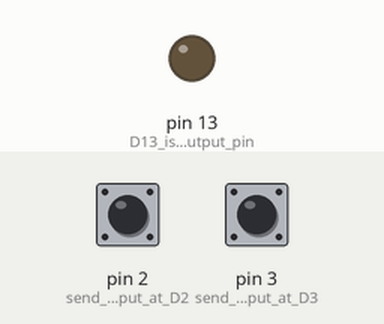
A sketch run on a simulated Arduino Uno, built with avr-gcc and run on an emulated ATmega328P. Parts: output pins drawn as LEDs (lit = HIGH). The inputs (shaded band) are chosen by the test bench; at power-on: pin 2 (send_button_is_put_at_D2) HIGH, pin 3 (send_button_is_put_at_D3) HIGH. What the sketch prints to the serial monitor is not drawn.

Above: at 1.2 s.
1.3 s: pin 2 (send_button_is_put_at_D2) pulled LOW for 0.15 s
At 1.8 s:
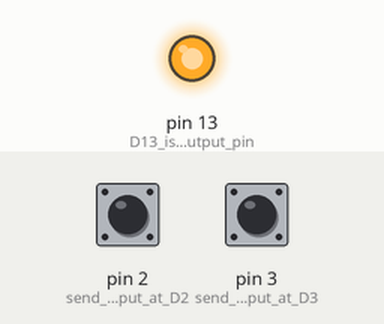
4.4 s: pin 2 (send_button_is_put_at_D2) pulled LOW for 3.2 s
At 14.6 s:
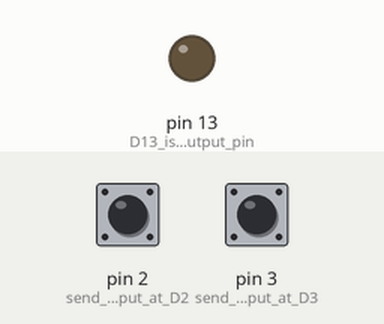
Timing chart, 0 to 15.1 s (numbered marks = the images above; inputs shaded):
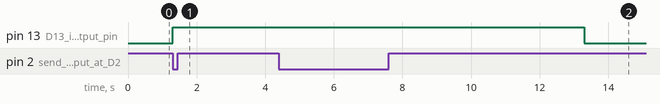

Measured:
- after the input at 1.3 s, pin 13 (D13_is_output_pin): LOW → HIGH at once
- after the input at 4.4 s, pin 13 (D13_is_output_pin): HIGH → LOW after 8.9 s instead of 2.9 s

The sketch:

M590_UNO_sms_sender_3buttons_ver1m0.ino
```cpp
// http://letsplaywitharduino.blogspot.in/p/gsm-modem-with-arduino-uno.html
// adapted sketch by niq_ro from http://www.tehnic.go.ro
// http://arduinotehniq.blogspot.com/
// sms sender with 3 buttons with M590 GPRS module


void setup()
{
  Serial.begin(115200);  //Baud rate of the GSM/GPRS Module

  pinMode(2, INPUT);  // send button is put at D2
  digitalWrite(A0, HIGH); // pull-up the input

  pinMode(3, INPUT);  // send button is put at D3
  digitalWrite(A0, HIGH); // pull-up the input

  pinMode(4, INPUT);  // send button is put at D4
  digitalWrite(A0, HIGH); // pull-up the input


  pinMode(13, OUTPUT);  // D13 is output pin

}
void loop()
{

if (digitalRead(2) == LOW) // if 1st button is push
   {
     digitalWrite(13, HIGH);    // led from D13 is on
   trimitere();
digitalWrite(13, LOW);    // led from D13 is off
   }

if (digitalRead(3) == LOW) // if 2nd button is push
   {
     digitalWrite(13, HIGH);    // led from D13 is on
   trimitere2();
digitalWrite(13, LOW);    // led from D13 is off
   }

if (digitalRead(2) == LOW) // if 3rd button is push
   {
     digitalWrite(13, HIGH);    // led from D13 is on
   trimitere3();
digitalWrite(13, LOW);    // led from D13 is off
   }


delay(100);
}

void trimitere()
{
  Serial.print("\r");
  delay(1000);
  Serial.print("AT+CSCS=\"GSM\"\r");
  delay(1000);
  Serial.print("AT+CMGF=1\r");
  delay(1000);
  Serial.print("AT+CMGS=\"+407xxxxxxxx\"\r");    //Number to which you want to send the sms
  delay(1000);
  Serial.print("Test1 by niq_ro\r");   //The text of the message to be sent
  delay(1000);
  Serial.write(0x1A);
  delay(1000);
}

void trimitere2()
{
  Serial.print("\r");
  delay(1000);
  Serial.print("AT+CSCS=\"GSM\"\r");
  delay(1000);
  Serial.print("AT+CMGF=1\r");
  delay(1000);
  Serial.print("AT+CMGS=\"+407xxxxxxxx\"\r");    //Number to which you want to send the sms
  delay(1000);
  Serial.print("Test2 by niq_ro\r");   //The text of the message to be sent
  delay(1000);
  Serial.write(0x1A);
  delay(1000);
}

void trimitere3()
{
  Serial.print("\r");
  delay(1000);
  Serial.print("AT+CSCS=\"GSM\"\r");
  delay(1000);
  Serial.print("AT+CMGF=1\r");
  delay(1000);
  Serial.print("AT+CMGS=\"+407xxxxxxxx\"\r");    //Number to which you want to send the sms
  delay(1000);
  Serial.print("Test3 by niq_ro\r");   //The text of the message to be sent
  delay(1000);
  Serial.write(0x1A);
  delay(1000);
}
```
